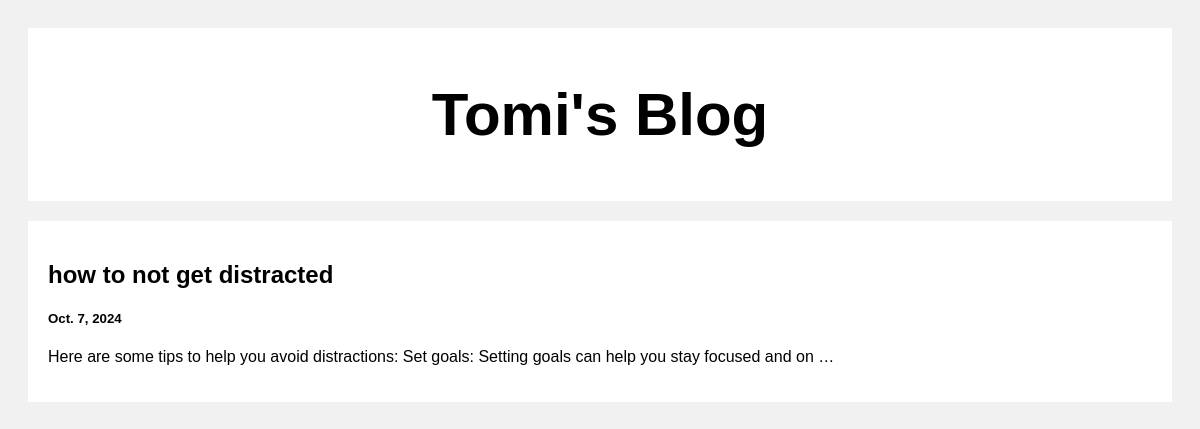
The page / on the database its author committed.
### posts/models.py (models this page shows)
class Blog(models.Model):
    title = models.CharField(max_length=100)
    created_at = models.DateField(default=datetime.now, blank=True)
    body = models.CharField(max_length=1000)

### posts/views.py (the view)
# urls.py: path('',views.index,name='index'),
def index(request):
    blogs=Blog.objects.raw("SELECT * FROM posts_blog")
    print(blogs)
    return render(request, 'index.html',{'posts':blogs})

### templates/index.html (shortened to what this page needs)
<!DOCTYPE html>
<html>
<head>
</head>
<body>
<div class="header">
  <h2>Tomi's Blog</h2>
</div>
<div class="row">
  <div class="leftcolumn">
    {% for post in posts reversed %}
    <div class="card">
      <a style="text-decoration: none; color: black;" href="/post/{{post.id}}">
        <h2>{{post.title}}</h2>
        <h5>{{post.created_at}}</h5>
        <p>{{post.body|truncatewords:20}}</p>
      </a>
    </div>
    {% endfor %}
  </div>
</div>
</body>
</html>

### templates/index.html (style rules this page uses)
* { box-sizing: border-box; }
body { font-family: Arial; padding: 20px; background: #f1f1f1; }
.header { padding: 2px; font-size: 40px; text-align: center; background: white; }
.leftcolumn { float: left; width: 100%; }
.card { background-color: white; padding: 20px; margin-top: 20px; }
.row:after { content: ""; display: table; clear: both; }

### rows shown on the page
Blog: title "how to not get distracted", created_at "Oct. 7, 2024", body "Here are some tips to help you avoid distractions: Set goals: Setting goals can help you stay focused and on …"
